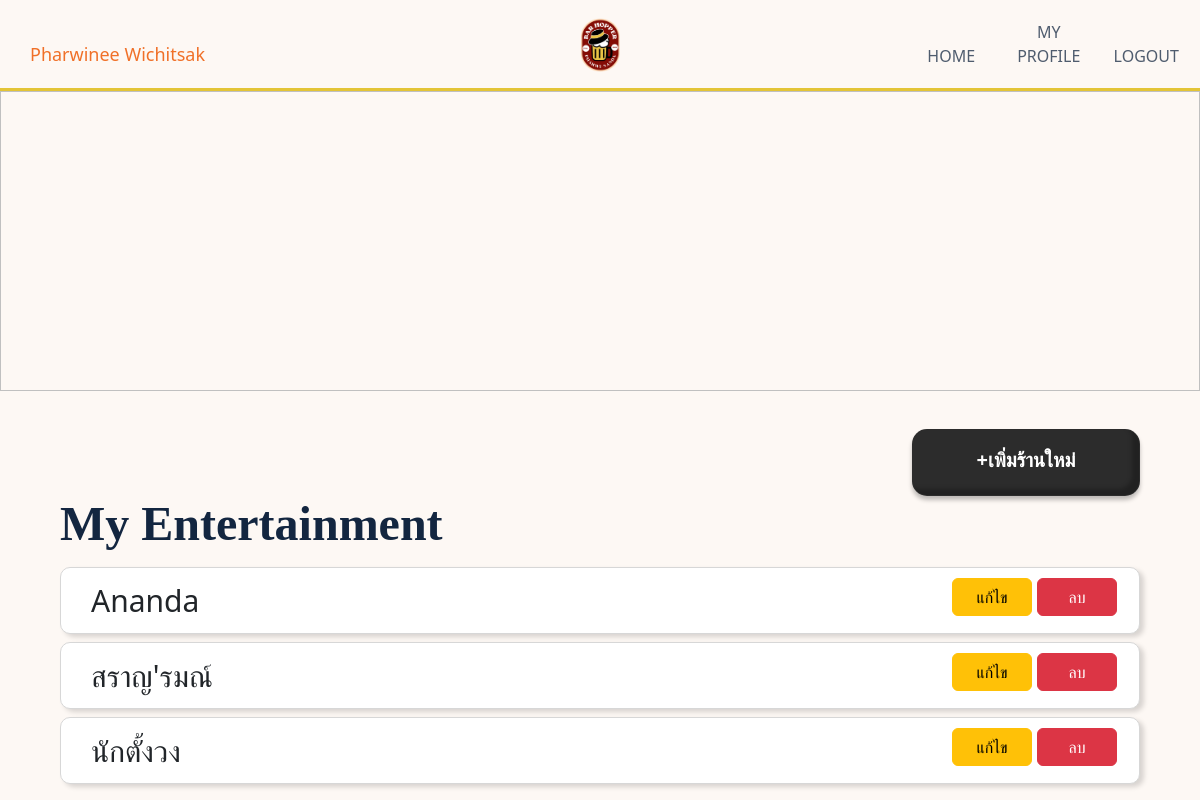
The page /Owner/EntHome.php (signed in) on the database its author committed.
### tables this page shows
CREATE TABLE `entertainment` (
  `Ent_id` int(11) NOT NULL,
  `ent_name` varchar(30) NOT NULL,
  `ent_address` text NOT NULL,
  `ent_locationX` float NOT NULL,
  `ent_locationY` float NOT NULL,
  `ent_timeOpen` time NOT NULL,
  `ent_timeClose` time NOT NULL,
  `user_id` int(11) NOT NULL,
  `ent_monday` int(11) NOT NULL,
  `ent_tuesday` int(11) NOT NULL,
  `ent_wednesday` int(11) NOT NULL,
  `ent_thursday` int(11) NOT NULL,
  `ent_friday` int(11) NOT NULL,
  `ent_saturday` int(11) NOT NULL,
  `ent_sunday` int(11) NOT NULL,
  `ent_description` varchar(200) NOT NULL,
  `inter` int(11) DEFAULT NULL,
  `pop` int(11) DEFAULT NULL,
  `acoustic` int(11) DEFAULT NULL,
  `country` int(11) DEFAULT NULL,
  `jazz` int(11) DEFAULT NULL,
  `rock` int(11) DEFAULT NULL,
  `rap` int(11) DEFAULT NULL,
  `EDM` int(11) DEFAULT NULL,
  `folk` int(11) DEFAULT NULL,
  `live_music` int(11) DEFAULT NULL,
  `dj` int(11) DEFAULT NULL,
  `indie` int(11) DEFAULT NULL,
  `pub` int(11) DEFAULT NULL,
  `bar` int(11) DEFAULT NULL,
  `indoor` int(11) DEFAULT NULL,
  `outdoor` int(11) DEFAULT NULL,
  `cocktail_bar` int(11) DEFAULT NULL,
  `restaurant` int(11) DEFAULT NULL,
  `vintage` int(11) DEFAULT NULL,
  `minimal` int(11) DEFAULT NULL,
  `modern` int(11) DEFAULT NULL,
  `camp` int(11) DEFAULT NULL,
  `thai_ban` int(11) DEFAULT NULL,
  `luk_thung` int(11) DEFAULT NULL
);

### Owner/EntHome.php (the view, shortened to what this page needs)
<!doctype html>
<html>
<head>
    <link href="https://cdn.jsdelivr.net/npm/bootstrap@5.3.2/dist/css/bootstrap.min.css" rel="stylesheet"
>
    <script src="https://cdn.tailwindcss.com"></script>
</head>
<body style="background-color:#FDF8F4;">
    <?php
    if($_SESSION['usertype_id']=="1"){
      include("EntMenuBar.php");
    ?>
<?php
require("../ConfigDB.php");
$sql = "USE zbvfpszw_group_recommen";
$conn->query($sql);
$id = $_SESSION["user_id"];
$query = "SELECT * FROM entertainment e INNER JOIN user u ON e.user_id = u.user_id
WHERE u.user_id = $id GROUP BY e.Ent_id ORDER BY e.Ent_id DESC;";
$result = mysqli_query($conn, $query);?>
<div class="mb-1">
        <img class="testclass" style="width: 100%; height: 300px; background-size:cover;">
    </div>
        <p class="d-inline-flex gap-5 ">
                    <a href="EntEdit.php?Ent_id=<?php echo $row['Ent_id']; ?>">
        <div class="addEnt " style=" text-align: right; margin-right: 5%; ">
        <a style="color: #FFF;" href="EntInserted.php">
            <button type="button" class="btn btn-lg" style="width:20%; border-radius: 15px;
             color:#FFF; padding: 15px 40px; padding-bottom: 20px;
             background: #2C2C2C;
             font-weight: bold;
             box-shadow: 0px 4px 4px 0px rgba(0, 0, 0, 0.25), -7px -6px 4px 0px
             rgba(0, 0, 0, 0.25) inset; ">+เพิ่มร้านใหม่</button></a>
        </div>
        <div class="mygroup" style="color: #132640; font-family: Kaisei Decol;
                                    font-size: 48px; margin-left: 5%;
                                    font-style: normal;
                                    font-weight: 700;
                                    line-height: normal;">My Entertainment</div>
        </p>
<?php while($row = mysqli_fetch_array($result)) {
?>
<div class="row mb-2"
                  style="border-radius: 10px;
                        margin: auto;
                        width: 90%;
                        border: 1px solid #D7D7D7;
                        background: #FFF;
                        box-shadow: 4px 3px 5px 0px rgba(0, 0, 0, 0.15);
                        padding:10px">
                <div class="col-6">
                  <div class="row">
                  <div class="col" style="padding:inherit; padding-left:20px; font-size:30px;">
                      <?php echo $row['ent_name']; ?>
                  </div>
                  </div>
                </div>
                <div class="col-6 d-md-flex justify-content-md-end">
                    <a href="EntEdit.php?Ent_id=<?php echo $row['Ent_id']; ?>">
                      <button type="button" class="btn btn-warning" style=" width:80px; margin-right:5px;">
                        แก้ไข
                      </button>
                    </a>
                    <a href='EntDelete.php?ent_id=<?php echo $row['Ent_id']; ?>' onclick="return confirm('Do you want to delete this record? !!!')">
                      <button type="button" class="btn btn-danger" style=" width:80px;">
                        ลบ
                      </button>
                    </a>
                </div>
            </div>
<?php
}mysqli_close($conn);
}else
echo "<meta http-equiv=\"Refresh\" content=\"1; url=EntHome.php\">";
?>
</body>
</html>

### Owner/EntHome.php (style rules this page uses)
.testclass { background-image: url("../img/Ent.png"); position: sticky; }

### Owner/EntMenuBar.php (style rules this page uses)
a:link { text-decoration: none; }

### rows shown on the page
entertainment: ent_name "Ananda"
entertainment: ent_name "สราญ'รมณ์"
entertainment: ent_name "นักตั้งวง"

### other values the page prints
$_SESSION["user_name"] "Pharwinee Wichitsak"
